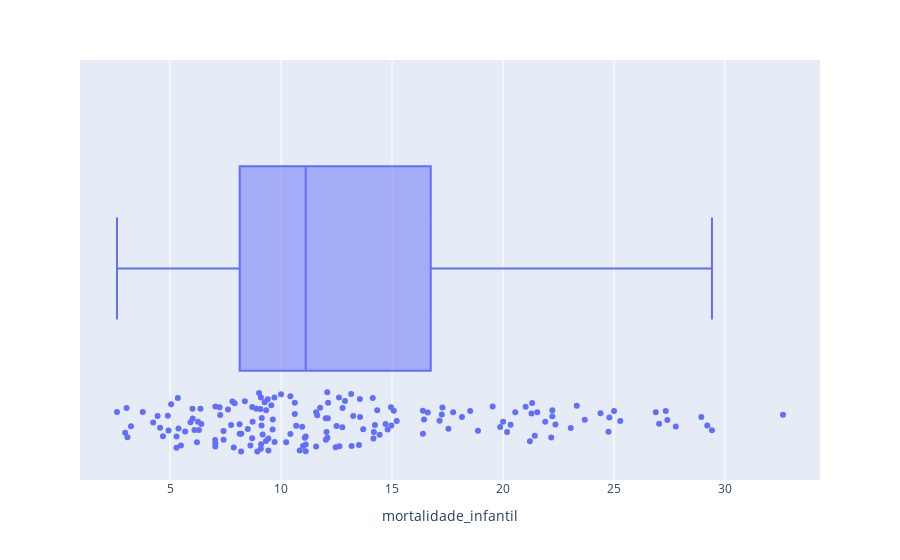

Notebook cell for this chart:
### Code cell
px.box(df, x = 'mortalidade_infantil', points = 'all')

### Figure 1 — Plotly figure (JSON) as saved in the notebook; plotly's stock layout.template omitted (floating-point values rounded to 4 significant figures; data arrays with more than 128 entries replaced by an {"elided": "..."} marker saying what was removed)
{"data": [{"alignmentgroup": "True", "boxpoints": "all", "hovertemplate": "mortalidade_infantil=%{x}<extra></extra>", "legendgroup": "", "marker": {"color": "#636efa"}, "name": "", "notched": false, "offsetgroup": "", "orientation": "h", "showlegend": false, "type": "box", "x": {"elided": "182 float values"}, "x0": " ", "xaxis": "x", "y0": " ", "yaxis": "y"}], "layout": {"boxmode": "group", "legend": {"tracegroupgap": 0}, "margin": {"t": 60}, "xaxis": {"anchor": "y", "domain": [0, 1], "title": {"text": "mortalidade_infantil"}}, "yaxis": {"anchor": "x", "domain": [0, 1]}}}
